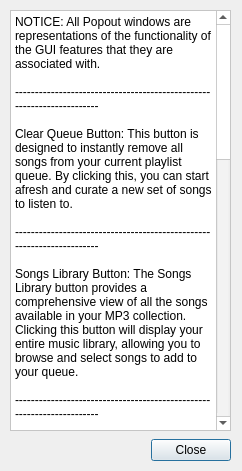
<?xml version="1.0" encoding="UTF-8"?>
<ui version="4.0">
 <class>HelpPopoutWindow</class>
 <widget class="QDialog" name="HelpPopoutWindow">
  <property name="geometry">
   <rect>
    <x>0</x>
    <y>0</y>
    <width>242</width>
    <height>471</height>
   </rect>
  </property>
  <property name="windowTitle">
   <string>Dialog</string>
  </property>
  <widget class="QDialogButtonBox" name="buttonBox">
   <property name="geometry">
    <rect>
     <x>150</x>
     <y>430</y>
     <width>81</width>
     <height>41</height>
    </rect>
   </property>
   <property name="sizePolicy">
    <sizepolicy hsizetype="Fixed" vsizetype="Fixed">
     <horstretch>0</horstretch>
     <verstretch>0</verstretch>
    </sizepolicy>
   </property>
   <property name="orientation">
    <enum>Qt::Horizontal</enum>
   </property>
   <property name="standardButtons">
    <set>QDialogButtonBox::Close</set>
   </property>
  </widget>
  <widget class="QPlainTextEdit" name="help_text">
   <property name="geometry">
    <rect>
     <x>10</x>
     <y>10</y>
     <width>221</width>
     <height>421</height>
    </rect>
   </property>
   <property name="sizePolicy">
    <sizepolicy hsizetype="Fixed" vsizetype="Maximum">
     <horstretch>0</horstretch>
     <verstretch>0</verstretch>
    </sizepolicy>
   </property>
   <property name="palette">
    <palette>
     <active>
      <colorrole role="WindowText">
       <brush brushstyle="SolidPattern">
        <color alpha="255">
         <red>0</red>
         <green>0</green>
         <blue>0</blue>
        </color>
       </brush>
      </colorrole>
      <colorrole role="Button">
       <brush brushstyle="SolidPattern">
        <color alpha="255">
         <red>255</red>
         <green>255</green>
         <blue>255</blue>
        </color>
       </brush>
      </colorrole>
      <colorrole role="Light">
       <brush brushstyle="SolidPattern">
        <color alpha="255">
         <red>255</red>
         <green>255</green>
         <blue>255</blue>
        </color>
       </brush>
      </colorrole>
      <colorrole role="Midlight">
       <brush brushstyle="SolidPattern">
        <color alpha="255">
         <red>255</red>
         <green>255</green>
         <blue>255</blue>
        </color>
       </brush>
      </colorrole>
      <colorrole role="Dark">
       <brush brushstyle="SolidPattern">
        <color alpha="255">
         <red>127</red>
         <green>127</green>
         <blue>127</blue>
        </color>
       </brush>
      </colorrole>
      <colorrole role="Mid">
       <brush brushstyle="SolidPattern">
        <color alpha="255">
         <red>170</red>
         <green>170</green>
         <blue>170</blue>
        </color>
       </brush>
      </colorrole>
      <colorrole role="Text">
       <brush brushstyle="SolidPattern">
        <color alpha="255">
         <red>0</red>
         <green>0</green>
         <blue>0</blue>
        </color>
       </brush>
      </colorrole>
      <colorrole role="BrightText">
       <brush brushstyle="SolidPattern">
        <color alpha="255">
         <red>255</red>
         <green>255</green>
         <blue>255</blue>
        </color>
       </brush>
      </colorrole>
      <colorrole role="ButtonText">
       <brush brushstyle="SolidPattern">
        <color alpha="255">
         <red>0</red>
         <green>0</green>
         <blue>0</blue>
        </color>
       </brush>
      </colorrole>
      <colorrole role="Base">
       <brush brushstyle="SolidPattern">
        <color alpha="255">
         <red>255</red>
         <green>255</green>
         <blue>255</blue>
        </color>
       </brush>
      </colorrole>
      <colorrole role="Window">
       <brush brushstyle="SolidPattern">
        <color alpha="255">
         <red>255</red>
         <green>255</green>
         <blue>255</blue>
        </color>
       </brush>
      </colorrole>
      <colorrole role="Shadow">
       <brush brushstyle="SolidPattern">
        <color alpha="255">
         <red>0</red>
         <green>0</green>
         <blue>0</blue>
        </color>
       </brush>
      </colorrole>
      <colorrole role="AlternateBase">
       <brush brushstyle="SolidPattern">
        <color alpha="255">
         <red>255</red>
         <green>255</green>
         <blue>255</blue>
        </color>
       </brush>
      </colorrole>
      <colorrole role="ToolTipBase">
       <brush brushstyle="SolidPattern">
        <color alpha="255">
         <red>255</red>
         <green>255</green>
         <blue>220</blue>
        </color>
       </brush>
      </colorrole>
      <colorrole role="ToolTipText">
       <brush brushstyle="SolidPattern">
        <color alpha="255">
         <red>0</red>
         <green>0</green>
         <blue>0</blue>
        </color>
       </brush>
      </colorrole>
      <colorrole role="PlaceholderText">
       <brush brushstyle="SolidPattern">
        <color alpha="127">
         <red>0</red>
         <green>0</green>
         <blue>0</blue>
        </color>
       </brush>
      </colorrole>
     </active>
     <inactive>
      <colorrole role="WindowText">
       <brush brushstyle="SolidPattern">
        <color alpha="255">
         <red>0</red>
         <green>0</green>
         <blue>0</blue>
        </color>
       </brush>
      </colorrole>
      <colorrole role="Button">
       <brush brushstyle="SolidPattern">
        <color alpha="255">
         <red>255</red>
         <green>255</green>
         <blue>255</blue>
        </color>
       </brush>
      </colorrole>
      <colorrole role="Light">
       <brush brushstyle="SolidPattern">
        <color alpha="255">
         <red>255</red>
         <green>255</green>
         <blue>255</blue>
        </color>
       </brush>
      </colorrole>
      <colorrole role="Midlight">
       <brush brushstyle="SolidPattern">
        <color alpha="255">
         <red>255</red>
         <green>255</green>
         <blue>255</blue>
        </color>
       </brush>
      </colorrole>
      <colorrole role="Dark">
       <brush brushstyle="SolidPattern">
        <color alpha="255">
         <red>127</red>
         <green>127</green>
         <blue>127</blue>
        </color>
       </brush>
      </colorrole>
      <colorrole role="Mid">
       <brush brushstyle="SolidPattern">
        <color alpha="255">
         <red>170</red>
         <green>170</green>
         <blue>170</blue>
        </color>
       </brush>
      </colorrole>
      <colorrole role="Text">
       <brush brushstyle="SolidPattern">
        <color alpha="255">
         <red>0</red>
         <green>0</green>
         <blue>0</blue>
        </color>
       </brush>
      </colorrole>
      <colorrole role="BrightText">
       <brush brushstyle="SolidPattern">
        <color alpha="255">
         <red>255</red>
         <green>255</green>
         <blue>255</blue>
        </color>
       </brush>
      </colorrole>
      <colorrole role="ButtonText">
       <brush brushstyle="SolidPattern">
        <color alpha="255">
         <red>0</red>
         <green>0</green>
         <blue>0</blue>
        </color>
       </brush>
      </colorrole>
      <colorrole role="Base">
       <brush brushstyle="SolidPattern">
        <color alpha="255">
         <red>255</red>
         <green>255</green>
         <blue>255</blue>
        </color>
       </brush>
      </colorrole>
      <colorrole role="Window">
       <brush brushstyle="SolidPattern">
        <color alpha="255">
         <red>255</red>
         <green>255</green>
         <blue>255</blue>
        </color>
       </brush>
      </colorrole>
      <colorrole role="Shadow">
       <brush brushstyle="SolidPattern">
        <color alpha="255">
         <red>0</red>
         <green>0</green>
         <blue>0</blue>
        </color>
       </brush>
      </colorrole>
      <colorrole role="AlternateBase">
       <brush brushstyle="SolidPattern">
        <color alpha="255">
         <red>255</red>
         <green>255</green>
         <blue>255</blue>
        </color>
       </brush>
      </colorrole>
      <colorrole role="ToolTipBase">
       <brush brushstyle="SolidPattern">
        <color alpha="255">
         <red>255</red>
         <green>255</green>
         <blue>220</blue>
        </color>
       </brush>
      </colorrole>
      <colorrole role="ToolTipText">
       <brush brushstyle="SolidPattern">
        <color alpha="255">
         <red>0</red>
         <green>0</green>
         <blue>0</blue>
        </color>
       </brush>
      </colorrole>
      <colorrole role="PlaceholderText">
       <brush brushstyle="SolidPattern">
        <color alpha="127">
         <red>0</red>
         <green>0</green>
         <blue>0</blue>
        </color>
       </brush>
      </colorrole>
     </inactive>
     <disabled>
      <colorrole role="WindowText">
       <brush brushstyle="SolidPattern">
        <color alpha="255">
         <red>127</red>
         <green>127</green>
         <blue>127</blue>
        </color>
       </brush>
      </colorrole>
      <colorrole role="Button">
       <brush brushstyle="SolidPattern">
        <color alpha="255">
         <red>255</red>
         <green>255</green>
         <blue>255</blue>
        </color>
       </brush>
      </colorrole>
      <colorrole role="Light">
       <brush brushstyle="SolidPattern">
        <color alpha="255">
         <red>255</red>
         <green>255</green>
         <blue>255</blue>
        </color>
       </brush>
      </colorrole>
      <colorrole role="Midlight">
       <brush brushstyle="SolidPattern">
        <color alpha="255">
         <red>255</red>
         <green>255</green>
         <blue>255</blue>
        </color>
       </brush>
      </colorrole>
      <colorrole role="Dark">
       <brush brushstyle="SolidPattern">
        <color alpha="255">
         <red>127</red>
         <green>127</green>
         <blue>127</blue>
        </color>
       </brush>
      </colorrole>
      <colorrole role="Mid">
       <brush brushstyle="SolidPattern">
        <color alpha="255">
         <red>170</red>
         <green>170</green>
         <blue>170</blue>
        </color>
       </brush>
      </colorrole>
      <colorrole role="Text">
       <brush brushstyle="SolidPattern">
        <color alpha="255">
         <red>127</red>
         <green>127</green>
         <blue>127</blue>
        </color>
       </brush>
      </colorrole>
      <colorrole role="BrightText">
       <brush brushstyle="SolidPattern">
        <color alpha="255">
         <red>255</red>
         <green>255</green>
         <blue>255</blue>
        </color>
       </brush>
      </colorrole>
      <colorrole role="ButtonText">
       <brush brushstyle="SolidPattern">
        <color alpha="255">
         <red>127</red>
         <green>127</green>
         <blue>127</blue>
        </color>
       </brush>
      </colorrole>
      <colorrole role="Base">
       <brush brushstyle="SolidPattern">
        <color alpha="255">
         <red>255</red>
         <green>255</green>
         <blue>255</blue>
        </color>
       </brush>
      </colorrole>
      <colorrole role="Window">
       <brush brushstyle="SolidPattern">
        <color alpha="255">
         <red>255</red>
         <green>255</green>
         <blue>255</blue>
        </color>
       </brush>
      </colorrole>
      <colorrole role="Shadow">
       <brush brushstyle="SolidPattern">
        <color alpha="255">
         <red>0</red>
         <green>0</green>
         <blue>0</blue>
        </color>
       </brush>
      </colorrole>
      <colorrole role="AlternateBase">
       <brush brushstyle="SolidPattern">
        <color alpha="255">
         <red>255</red>
         <green>255</green>
         <blue>255</blue>
        </color>
       </brush>
      </colorrole>
      <colorrole role="ToolTipBase">
       <brush brushstyle="SolidPattern">
        <color alpha="255">
         <red>255</red>
         <green>255</green>
         <blue>220</blue>
        </color>
       </brush>
      </colorrole>
      <colorrole role="ToolTipText">
       <brush brushstyle="SolidPattern">
        <color alpha="255">
         <red>0</red>
         <green>0</green>
         <blue>0</blue>
        </color>
       </brush>
      </colorrole>
      <colorrole role="PlaceholderText">
       <brush brushstyle="SolidPattern">
        <color alpha="127">
         <red>127</red>
         <green>127</green>
         <blue>127</blue>
        </color>
       </brush>
      </colorrole>
     </disabled>
    </palette>
   </property>
   <property name="readOnly">
    <bool>true</bool>
   </property>
   <property name="plainText">
    <string>NOTICE: All Popout windows are representations of the functionality of the GUI features that they are associated with. 

----------------------------------------------------------------------

Clear Queue Button: This button is designed to instantly remove all songs from your current playlist queue. By clicking this, you can start afresh and curate a new set of songs to listen to.

----------------------------------------------------------------------

Songs Library Button: The Songs Library button provides a comprehensive view of all the songs available in your MP3 collection. Clicking this button will display your entire music library, allowing you to browse and select songs to add to your queue.

----------------------------------------------------------------------

Search Music Button: The Search Music button is your tool for finding specific songs or exploring music based on a particular mood or genre within your MP3 collection. By using this feature, you can quickly locate and play your desired music without having to scroll through your entire library.

----------------------------------------------------------------------
Edit Button: In the edit window, users can:
-Import audio files into the app (creates songs)
-Delete songs
-Add/remove tags from songs
-Create Playlists with a list of songs, separated by a space each
The GUI representation shows what it might look like fully implemented, but it is just a still image with no functionality. The Edit popout window contains all of the functionality in basic button/text input format.
----------------------------------------------------------------------

Help Button: Explains the app functionality in detail

----------------------------------------------------------------------

Song Button (on cassettes): The Song button on the cassette player and the cassette allow for the user to modify the tags of the current song playing, as well as the next song in the queue.
Currently, the menu for modifying tags is blank. In the fully implemented app, buttons representing tags would appear, that the user can toggle as they wish.

----------------------------------------------------------------------

Minimize/Maximize Buttons (+/-): The minimize button, represented by the - character, closes the main window and opens up the miniplayer. The miniplayer is a small, compact version of the app that retains most of the functionality. The maximize button, represented by the + character in the miniplayer, closes the miniplayer and opens the main window back up.

----------------------------------------------------------------------

Play Button: Plays all of the songs that are currently in the queue.

----------------------------------------------------------------------

The queue selection processes is dependent on the search, and works like this:

Queue begins with all songs in the selected playlist. If no playlist is selected, then it begins with all of the users's songs.
Then, the user's selected tags are run through the queue, and only those songs that include the necessary tags are then passed onto the final queue.
Finally, the final queue plays in a shuffled order.

Currently, only step 1 is properly implemented, as there is no tag searching or shuffling functionality. Playlist selection, however, does work.

----------------------------------------------------------------------</string>
   </property>
   <property name="placeholderText">
    <string/>
   </property>
  </widget>
 </widget>
 <resources/>
 <connections>
  <connection>
   <sender>buttonBox</sender>
   <signal>accepted()</signal>
   <receiver>HelpPopoutWindow</receiver>
   <slot>accept()</slot>
   <hints>
    <hint type="sourcelabel">
     <x>248</x>
     <y>254</y>
    </hint>
    <hint type="destinationlabel">
     <x>157</x>
     <y>274</y>
    </hint>
   </hints>
  </connection>
  <connection>
   <sender>buttonBox</sender>
   <signal>rejected()</signal>
   <receiver>HelpPopoutWindow</receiver>
   <slot>reject()</slot>
   <hints>
    <hint type="sourcelabel">
     <x>316</x>
     <y>260</y>
    </hint>
    <hint type="destinationlabel">
     <x>286</x>
     <y>274</y>
    </hint>
   </hints>
  </connection>
 </connections>
</ui>
